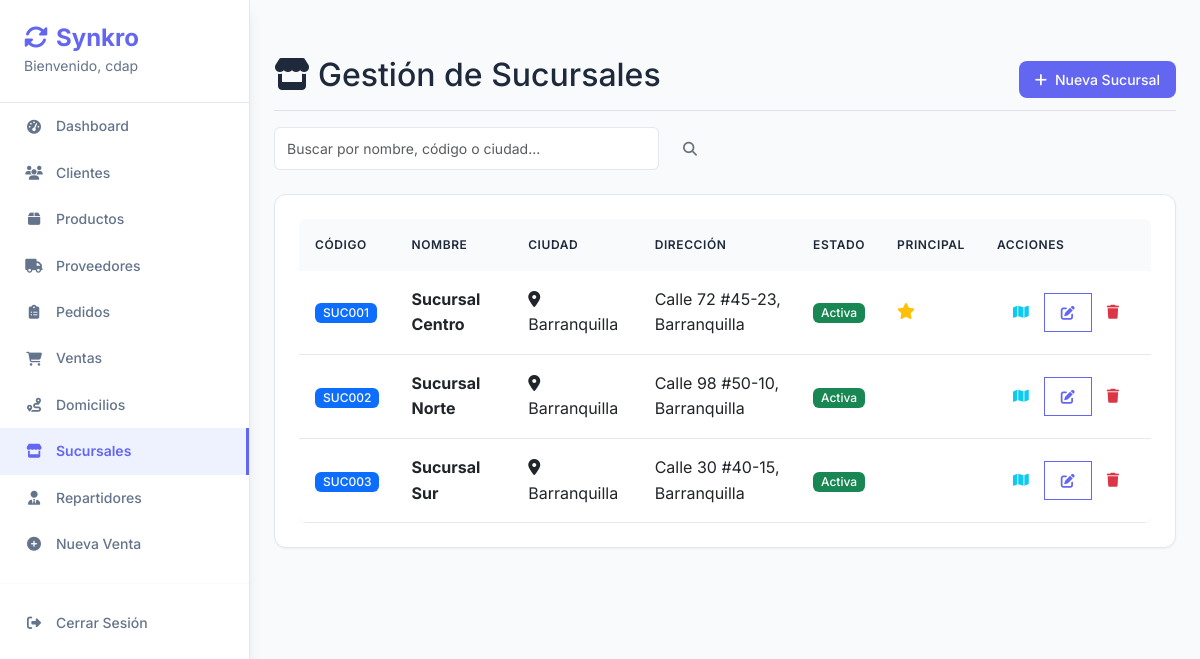
/sucursales/ (signed in), run on an earlier commit of the app's database.
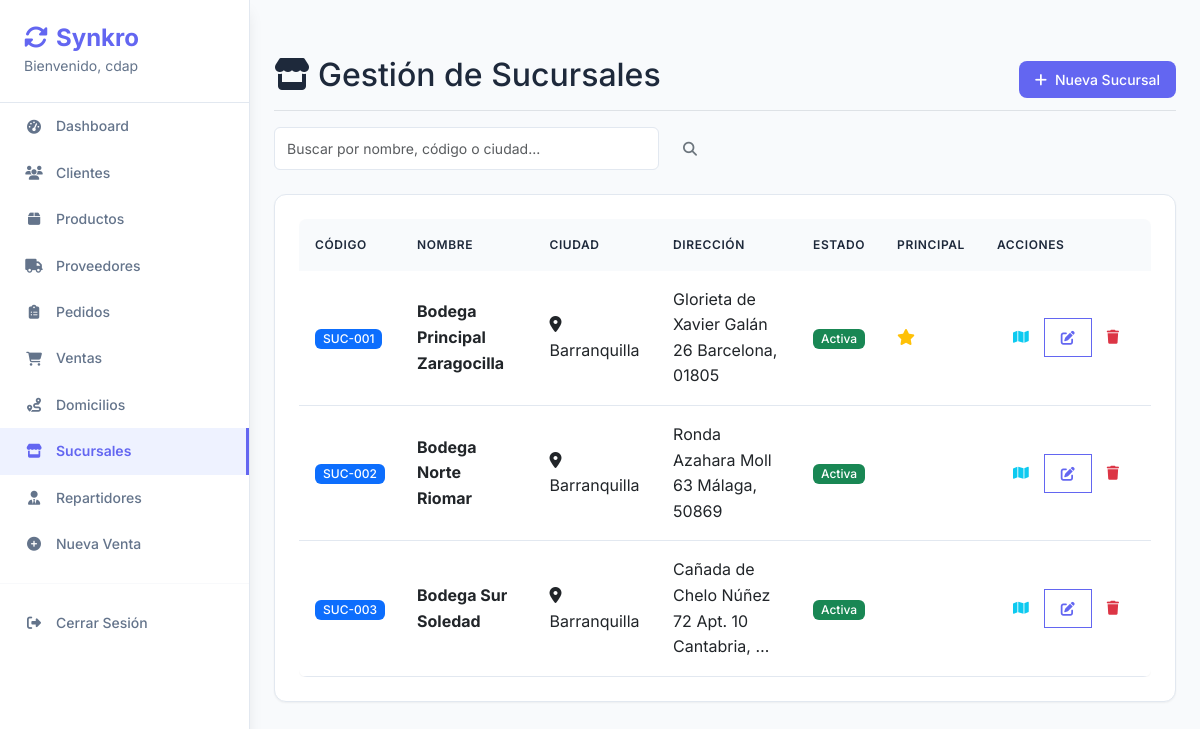
And on a later commit of the database.
### core/models.py (models this page shows, shortened)
class Sucursal(models.Model):
    nombre = models.CharField(max_length=200, unique=True, help_text="Nombre de la sucursal")
    codigo = models.CharField(max_length=20, unique=True, help_text="Código único de la sucursal")
    direccion = models.CharField(max_length=300)
    ciudad = models.CharField(max_length=100, default='Barranquilla')
    departamento = models.CharField(max_length=100, default='Atlántico')
    latitud = models.DecimalField(max_digits=10, decimal_places=7, help_text="Latitud de la ubicación")
    longitud = models.DecimalField(max_digits=10, decimal_places=7, help_text="Longitud de la ubicación")
    telefono = models.CharField(max_length=20, blank=True)
    email = models.EmailField(blank=True, null=True)
    activa = models.BooleanField(default=True, help_text="Indica si la sucursal está operativa")
    es_principal = models.BooleanField(default=False, help_text="Sucursal principal por defecto")
    radio_cobertura_km = models.DecimalField(
        max_digits=5,
        decimal_places=2,
        default=10.0,
        help_text="Radio de cobertura en kilómetros"
    )
    horario_apertura = models.TimeField(null=True, blank=True)
    horario_cierre = models.TimeField(null=True, blank=True)
    fecha_creacion = models.DateTimeField(auto_now_add=True)
    notas = models.TextField(blank=True, help_text="Notas adicionales sobre la sucursal")
    @property
    def url_google_maps(self):
        return f"https://www.google.com/maps?q={self.latitud},{self.longitud}"
    class Meta:
        verbose_name_plural = "Sucursales"
        ordering = ['-es_principal', 'nombre']

### core/views.py (the view)
# urls.py: path('sucursales/', views.sucursal_list, name='sucursal_list'),
@login_required
def sucursal_list(request):
    search = request.GET.get('search', '')
    sucursales = Sucursal.objects.all()
    if search:
        sucursales = sucursales.filter(
            Q(nombre__icontains=search) |
            Q(codigo__icontains=search) |
            Q(ciudad__icontains=search)
        )
    return render(request, 'sucursales/list.html', {
        'sucursales': sucursales,
        'search': search
    })

### core/templates/sucursales/list.html (shortened to what this page needs)
{% extends 'base.html' %}
{% block content %}
<div class="d-flex justify-content-between flex-wrap flex-md-nowrap align-items-center pt-3 pb-2 mb-3 border-bottom">
    <h1 class="h2"><i class="fas fa-store me-2"></i>Gestión de Sucursales</h1>
    <div class="btn-toolbar mb-2 mb-md-0">
        <a href="{% url 'sucursal_add' %}" class="btn btn-primary">
            <i class="fas fa-plus me-2"></i>Nueva Sucursal
        </a>
    </div>
</div>
<div class="row mb-4">
    <div class="col-md-6">
        <form method="get" class="d-flex">
            <input type="text" name="search" class="form-control me-2"
                   placeholder="Buscar por nombre, código o ciudad..."
                   value="{{ search }}">
            <button type="submit" class="btn btn-outline-secondary">
                <i class="fas fa-search"></i>
            </button>
        </form>
    </div>
</div>
<div class="card">
    <div class="card-body">
        {% if sucursales %}
        <div class="table-responsive">
            <table class="table table-hover">
                <thead>
                    <tr>
                        <th>Código</th>
                        <th>Nombre</th>
                        <th>Ciudad</th>
                        <th>Dirección</th>
                        <th>Estado</th>
                        <th>Principal</th>
                        <th>Acciones</th>
                    </tr>
                </thead>
                <tbody>
                    {% for sucursal in sucursales %}
                    <tr>
                        <td><span class="badge bg-primary">{{ sucursal.codigo }}</span></td>
                        <td>
                            <strong>{{ sucursal.nombre }}</strong>
                        </td>
                        <td>
                            <i class="fas fa-map-marker-alt me-1"></i>{{ sucursal.ciudad }}
                        </td>
                        <td>{{ sucursal.direccion|truncatewords:8 }}</td>
                        <td>
                            {% if sucursal.activa %}
                                <span class="badge bg-success">Activa</span>
                            {% else %}
                                <span class="badge bg-secondary">Inactiva</span>
                            {% endif %}
                        </td>
                        <td>
                            {% if sucursal.es_principal %}
                                <i class="fas fa-star text-warning" title="Sucursal Principal"></i>
                            {% endif %}
                        </td>
                        <td>
                            <div class="btn-group" role="group">
                                <a href="{{ sucursal.url_google_maps }}" target="_blank"
                                   class="btn btn-sm btn-outline-info" title="Ver en Google Maps">
                                    <i class="fas fa-map"></i>
                                </a>
                                <a href="{% url 'sucursal_edit' sucursal.id %}"
                                   class="btn btn-sm btn-outline-primary" title="Editar">
                                    <i class="fas fa-edit"></i>
                                </a>
                                <a href="{% url 'sucursal_delete' sucursal.id %}"
                                   class="btn btn-sm btn-outline-danger" title="Eliminar">
                                    <i class="fas fa-trash"></i>
                                </a>
                            </div>
                        </td>
                    </tr>
                    {% endfor %}
                </tbody>
            </table>
        </div>
        {% endif %}
    </div>
</div>
{% endblock %}

### core/templates/base.html (shortened to what this page needs)
<!DOCTYPE html>
<html lang="es">
<head>
    <link href="https://cdn.jsdelivr.net/npm/bootstrap@5.3.0/dist/css/bootstrap.min.css" rel="stylesheet">
    <link href="https://cdnjs.cloudflare.com/ajax/libs/font-awesome/6.4.0/css/all.min.css" rel="stylesheet">
</head>
<body>
    <nav class="sidebar">
        <div class="sidebar-brand">
            <h4>
                <i class="fas fa-sync-alt me-2"></i>Synkro
            </h4>
            {% if user.is_authenticated %}
                <small>Bienvenido, {{ user.username }}</small>
            {% endif %}
        </div>
        {% if user.is_authenticated %}
        <ul class="nav flex-column">
            <li class="nav-item">
                <a class="nav-link {% if request.resolver_match.url_name == 'dashboard' %}active{% endif %}" href="{% url 'dashboard' %}">
                    <i class="fas fa-tachometer-alt"></i>Dashboard
                </a>
            </li>
            <li class="nav-item">
                <a class="nav-link {% if 'cliente' in request.resolver_match.url_name %}active{% endif %}" href="{% url 'cliente_list' %}">
                    <i class="fas fa-users"></i>Clientes
                </a>
            </li>
            <li class="nav-item">
                <a class="nav-link {% if 'producto' in request.resolver_match.url_name %}active{% endif %}" href="{% url 'producto_list' %}">
                    <i class="fas fa-box"></i>Productos
                </a>
            </li>
            <li class="nav-item">
                <a class="nav-link {% if 'proveedor' in request.resolver_match.url_name %}active{% endif %}" href="{% url 'proveedor_list' %}">
                    <i class="fas fa-truck"></i>Proveedores
                </a>
            </li>
            <li class="nav-item">
                <a class="nav-link {% if 'pedido' in request.resolver_match.url_name %}active{% endif %}" href="{% url 'pedido_list' %}">
                    <i class="fas fa-clipboard-list"></i>Pedidos
                </a>
            </li>
            <li class="nav-item">
                <a class="nav-link {% if 'venta' in request.resolver_match.url_name %}active{% endif %}" href="{% url 'venta_list' %}">
                    <i class="fas fa-shopping-cart"></i>Ventas
                </a>
            </li>
            <li class="nav-item">
                <a class="nav-link {% if 'domicilio' in request.resolver_match.url_name or 'ruta' in request.resolver_match.url_name %}active{% endif %}" href="{% url 'domicilios_home' %}">
                    <i class="fas fa-route"></i>Domicilios
                </a>
            </li>
            <li class="nav-item">
                <a class="nav-link {% if 'sucursal' in request.resolver_match.url_name %}active{% endif %}" href="{% url 'sucursal_list' %}">
                    <i class="fas fa-store"></i>Sucursales
                </a>
            </li>
            <li class="nav-item">
                <a class="nav-link {% if 'repartidor' in request.resolver_match.url_name %}active{% endif %}" href="{% url 'repartidor_list' %}">
                    <i class="fas fa-user-tie"></i>Repartidores
                </a>
            </li>
            <li class="nav-item">
                <a class="nav-link" href="{% url 'nueva_venta' %}">
                    <i class="fas fa-plus-circle"></i>Nueva Venta
                </a>
            </li>
            <hr>
            <li class="nav-item">
                <a class="nav-link" href="{% url 'logout' %}">
                    <i class="fas fa-sign-out-alt"></i>Cerrar Sesión
                </a>
            </li>
        </ul>
        {% endif %}
    </nav>
    <main class="main-content">
                <div class="pt-3 pb-2 mb-3">
        {% block content %}
        {% endblock %}
    </main>
</body>
</html>

### core/templates/base.html (style rules this page uses)
:root { --primary-color: #6366f1; --primary-light: #818cf8; --primary-dark: #4f46e5; --secondary-color: #64748b; --success-color: #10b981; --warning-color: #f59e0b; --danger-color: #ef4444; --light-bg: #f8fafc; --white-bg: #ffffff; --dark-text: #1e293b; --light-text: #64748b; --border-color: #e2e8f0; --shadow-sm: 0 1px 2px 0 rgb(0 0 0 / 0.05); --shadow-md: 0 4px 6px -1px rgb(0 0 0 / 0.1), 0 2px 4px -2px rgb(0 0 0 / 0.1); --shadow-lg: 0 10px 15px -3px rgb(0 0 0 / 0.1), 0 4px 6px -4px rgb(0 0 0 / 0.1); }
body { background-color: var(--light-bg); font-family: 'Inter', -apple-system, BlinkMacSystemFont, 'Segoe UI', sans-serif; color: var(--dark-text); line-height: 1.6; }
.sidebar { min-height: 100vh; background: var(--white-bg); border-right: 1px solid var(--border-color); box-shadow: var(--shadow-lg); position: fixed; top: 0; left: 0; width: 250px; z-index: 1000; overflow-y: auto; }
.sidebar .nav-link { color: var(--light-text); padding: 12px 24px; margin: 0; border-radius: 0; transition: all 0.2s ease; font-weight: 500; font-size: 0.875rem; display: flex; align-items: center; gap: 12px; }
.sidebar .nav-link i { width: 20px; text-align: center; }
.sidebar .nav-link.active { color: var(--primary-color); background-color: #eef2ff; border-right: 3px solid var(--primary-color); font-weight: 600; }
.sidebar-brand { padding: 24px; border-bottom: 1px solid var(--border-color); }
.sidebar-brand h4 { color: var(--primary-color); font-weight: 700; font-size: 1.5rem; margin: 0; }
.sidebar-brand small { color: var(--light-text); font-size: 0.875rem; }
.main-content { background-color: var(--light-bg); min-height: 100vh; padding: 24px; margin-left: 250px; }
.card { background: var(--white-bg); border: 1px solid var(--border-color); border-radius: 12px; box-shadow: var(--shadow-sm); transition: all 0.2s ease; }
.card-body { padding: 24px; }
.btn { font-weight: 500; border-radius: 8px; padding: 8px 16px; font-size: 0.875rem; transition: all 0.2s ease; border: none; }
.btn-primary { background-color: var(--primary-color); color: white; }
.btn-outline-primary { border: 1px solid var(--primary-color); color: var(--primary-color); background: transparent; }
.table { background: var(--white-bg); border-radius: 8px; overflow: hidden; box-shadow: var(--shadow-sm); margin-bottom: 0; }
.table thead th { background-color: #f8fafc; color: var(--dark-text); border: none; font-weight: 600; font-size: 0.75rem; text-transform: uppercase; letter-spacing: 0.05em; padding: 16px; }
.table tbody td { padding: 16px; border-color: var(--border-color); vertical-align: middle; }
.form-control, .form-select { border-radius: 6px; border: 1px solid var(--border-color); padding: 10px 12px; font-size: 0.875rem; transition: all 0.2s ease; }
.badge { border-radius: 6px; font-weight: 500; font-size: 0.75rem; padding: 4px 8px; }
hr { border-color: var(--border-color); margin: 16px 0; }

What changed in the data, as far as the page shows it:
removed Sucursal: codigo "SUC001", nombre "Sucursal Centro", ciudad "Barranquilla", direccion "Calle 72 #45-23, Barranquilla", activa "Activa", es_principal True (drawn)
removed Sucursal: codigo "SUC002", nombre "Sucursal Norte", ciudad "Barranquilla", direccion "Calle 98 #50-10, Barranquilla", activa "Activa"
removed Sucursal: codigo "SUC003", nombre "Sucursal Sur", ciudad "Barranquilla", direccion "Calle 30 #40-15, Barranquilla", activa "Activa"
added Sucursal: codigo "SUC-001", nombre "Bodega Principal Zaragocilla", ciudad "Barranquilla", direccion "Glorieta de Xavier Galán 26 Barcelona, 01805", activa "Activa", es_principal True (drawn)
added Sucursal: codigo "SUC-002", nombre "Bodega Norte Riomar", ciudad "Barranquilla", direccion "Ronda Azahara Moll 63 Málaga, 50869", activa "Activa"
added Sucursal: codigo "SUC-003", nombre "Bodega Sur Soledad", ciudad "Barranquilla", direccion "Cañada de Chelo Núñez 72 Apt. 10 Cantabria, …", activa "Activa"
